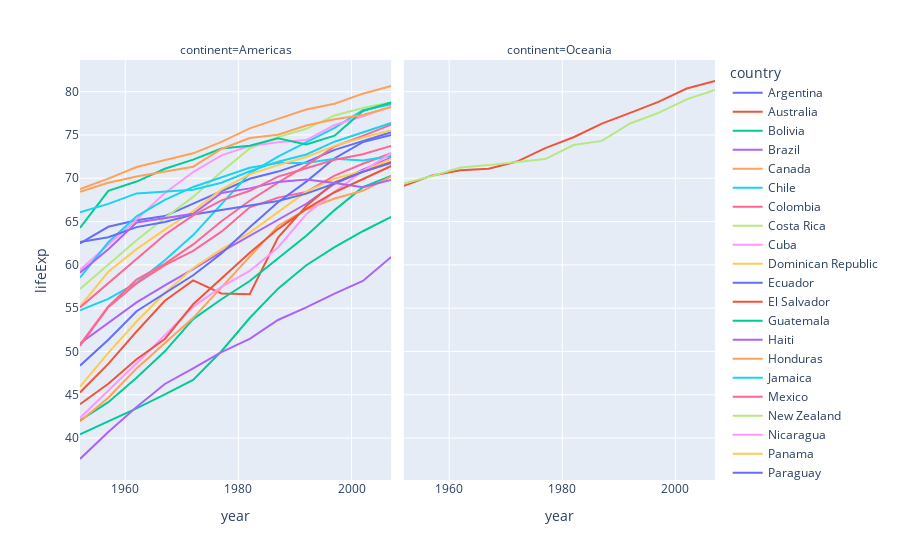

Notebook source saved alongside this figure:
### Markdown cell above
You can add more information to your plot, for example when you hover over a given data point. Add hover_name and hover_data arguments:
- Using: hover_name, the column iso_alpha displays in bold in the hover tooltip.
- Using: hover_data, the columns named 'pop' and 'gdpPercap' values appear at the bottom as extra data in the hover tooltip

### Code cell
fig = px.line(data_frame=df_facet, x="year", y="lifeExp", color='country', facet_col='continent',
             hover_name='iso_alpha',
             hover_data=['pop','gdpPercap'])
fig.show()

### Figure 1 — Plotly figure (JSON) as saved in the notebook; plotly's stock layout.template omitted (floating-point values rounded to 4 significant figures)
{"data": [{"customdata": [[17880000.0, 5911.0], [19610000.0, 6857.0], [21280000.0, 7133.0], [22930000.0, 8053.0], [24780000.0, 9443.0], [26980000.0, 10080.0], [29340000.0, 8998.0], [31620000.0, 9140.0], [33960000.0, 9308.0], [36200000.0, 10970.0], [38330000.0, 8798.0], [40300000.0, 12780.0]], "hovertemplate": "<b>%{hovertext}</b><br><br>country=Argentina<br>continent=Americas<br>year=%{x}<br>lifeExp=%{y}<br>pop=%{customdata[0]}<br>gdpPercap=%{customdata[1]}<extra></extra>", "hovertext": ["ARG", "ARG", "ARG", "ARG", "ARG", "ARG", "ARG", "ARG", "ARG", "ARG", "ARG", "ARG"], "legendgroup": "Argentina", "line": {"color": "#636efa", "dash": "solid"}, "marker": {"symbol": "circle"}, "mode": "lines", "name": "Argentina", "orientation": "v", "showlegend": true, "type": "scatter", "x": [1952, 1957, 1962, 1967, 1972, 1977, 1982, 1987, 1992, 1997, 2002, 2007], "xaxis": "x", "y": [62.48, 64.4, 65.14, 65.63, 67.06, 68.48, 69.94, 70.77, 71.87, 73.28, 74.34, 75.32], "yaxis": "y"}, {"customdata": [[8691000.0, 10040.0], [9713000.0, 10950.0], [10790000.0, 12220.0], [11870000.0, 14530.0], [13180000.0, 16790.0], [14070000.0, 18330.0], [15180000.0, 19480.0], [16260000.0, 21890.0], [17480000.0, 23420.0], [18570000.0, 27000.0], [19550000.0, 30690.0], [20430000.0, 34440.0]], "hovertemplate": "<b>%{hovertext}</b><br><br>country=Australia<br>continent=Oceania<br>year=%{x}<br>lifeExp=%{y}<br>pop=%{customdata[0]}<br>gdpPercap=%{customdata[1]}<extra></extra>", "hovertext": ["AUS", "AUS", "AUS", "AUS", "AUS", "AUS", "AUS", "AUS", "AUS", "AUS", "AUS", "AUS"], "legendgroup": "Australia", "line": {"color": "#EF553B", "dash": "solid"}, "marker": {"symbol": "circle"}, "mode": "lines", "name": "Australia", "orientation": "v", "showlegend": true, "type": "scatter", "x": [1952, 1957, 1962, 1967, 1972, 1977, 1982, 1987, 1992, 1997, 2002, 2007], "xaxis": "x2", "y": [69.12, 70.33, 70.93, 71.1, 71.93, 73.49, 74.74, 76.32, 77.56, 78.83, 80.37, 81.23], "yaxis": "y2"}, {"customdata": [[2883000.0, 2677.0], [3212000.0, 2128.0], [3594000.0, 2181.0], [4041000.0, 2587.0], [4566000.0, 2980.0], [5080000.0, 3548.0], [5642000.0, 3157.0], [6156000.0, 2754.0], [6893000.0, 2962.0], [7693000.0, 3326.0], [8445000.0, 3413.0], [9119000.0, 3822.0]], "hovertemplate": "<b>%{hovertext}</b><br><br>country=Bolivia<br>continent=Americas<br>year=%{x}<br>lifeExp=%{y}<br>pop=%{customdata[0]}<br>gdpPercap=%{customdata[1]}<extra></extra>", "hovertext": ["BOL", "BOL", "BOL", "BOL", "BOL", "BOL", "BOL", "BOL", "BOL", "BOL", "BOL", "BOL"], "legendgroup": "Bolivia", "line": {"color": "#00cc96", "dash": "solid"}, "marker": {"symbol": "circle"}, "mode": "lines", "name": "Bolivia", "orientation": "v", "showlegend": true, "type": "scatter", "x": [1952, 1957, 1962, 1967, 1972, 1977, 1982, 1987, 1992, 1997, 2002, 2007], "xaxis": "x", "y": [40.41, 41.89, 43.43, 45.03, 46.71, 50.02, 53.86, 57.25, 59.96, 62.05, 63.88, 65.55], "yaxis": "y"}, {"customdata": [[56600000.0, 2109.0], [65550000.0, 2487.0], [76040000.0, 3337.0], [88050000.0, 3430.0], [100800000.0, 4986.0], [114300000.0, 6660.0], [129000000.0, 7031.0], [142900000.0, 7807.0], [156000000.0, 6950.0], [168500000.0, 7958.0], [179900000.0, 8131.0], [190000000.0, 9066.0]], "hovertemplate": "<b>%{hovertext}</b><br><br>country=Brazil<br>continent=Americas<br>year=%{x}<br>lifeExp=%{y}<br>pop=%{customdata[0]}<br>gdpPercap=%{customdata[1]}<extra></extra>", "hovertext": ["BRA", "BRA", "BRA", "BRA", "BRA", "BRA", "BRA", "BRA", "BRA", "BRA", "BRA", "BRA"], "legendgroup": "Brazil", "line": {"color": "#ab63fa", "dash": "solid"}, "marker": {"symbol": "circle"}, "mode": "lines", "name": "Brazil", "orientation": "v", "showlegend": true, "type": "scatter", "x": [1952, 1957, 1962, 1967, 1972, 1977, 1982, 1987, 1992, 1997, 2002, 2007], "xaxis": "x", "y": [50.92, 53.28, 55.66, 57.63, 59.5, 61.49, 63.34, 65.2, 67.06, 69.39, 71.01, 72.39], "yaxis": "y"}, {"customdata": [[14790000.0, 11370.0], [17010000.0, 12490.0], [18990000.0, 13460.0], [20820000.0, 16080.0], [22280000.0, 18970.0], [23800000.0, 22090.0], [25200000.0, 22900.0], [26550000.0, 26630.0], [28520000.0, 26340.0], [30310000.0, 28950.0], [31900000.0, 33330.0], [33390000.0, 36320.0]], "hovertemplate": "<b>%{hovertext}</b><br><br>country=Canada<br>continent=Americas<br>year=%{x}<br>lifeExp=%{y}<br>pop=%{customdata[0]}<br>gdpPercap=%{customdata[1]}<extra></extra>", "hovertext": ["CAN", "CAN", "CAN", "CAN", "CAN", "CAN", "CAN", "CAN", "CAN", "CAN", "CAN", "CAN"], "legendgroup": "Canada", "line": {"color": "#FFA15A", "dash": "solid"}, "marker": {"symbol": "circle"}, "mode": "lines", "name": "Canada", "orientation": "v", "showlegend": true, "type": "scatter", "x": [1952, 1957, 1962, 1967, 1972, 1977, 1982, 1987, 1992, 1997, 2002, 2007], "xaxis": "x", "y": [68.75, 69.96, 71.3, 72.13, 72.88, 74.21, 75.76, 76.86, 77.95, 78.61, 79.77, 80.65], "yaxis": "y"}, {"customdata": [[6378000.0, 3940.0], [7048000.0, 4316.0], [7961000.0, 4519.0], [8859000.0, 5107.0], [9718000.0, 5494.0], [10600000.0, 4757.0], [11490000.0, 5096.0], [12460000.0, 5547.0], [13570000.0, 7596.0], [14600000.0, 10120.0], [15500000.0, 10780.0], [16280000.0, 13170.0]], "hovertemplate": "<b>%{hovertext}</b><br><br>country=Chile<br>continent=Americas<br>year=%{x}<br>lifeExp=%{y}<br>pop=%{customdata[0]}<br>gdpPercap=%{customdata[1]}<extra></extra>", "hovertext": ["CHL", "CHL", "CHL", "CHL", "CHL", "CHL", "CHL", "CHL", "CHL", "CHL", "CHL", "CHL"], "legendgroup": "Chile", "line": {"color": "#19d3f3", "dash": "solid"}, "marker": {"symbol": "circle"}, "mode": "lines", "name": "Chile", "orientation": "v", "showlegend": true, "type": "scatter", "x": [1952, 1957, 1962, 1967, 1972, 1977, 1982, 1987, 1992, 1997, 2002, 2007], "xaxis": "x", "y": [54.74, 56.07, 57.92, 60.52, 63.44, 67.05, 70.56, 72.49, 74.13, 75.82, 77.86, 78.55], "yaxis": "y"}, {"customdata": [[12350000.0, 2144.0], [14490000.0, 2324.0], [17010000.0, 2492.0], [19760000.0, 2679.0], [22540000.0, 3265.0], [25090000.0, 3816.0], [27760000.0, 4398.0], [30960000.0, 4903.0], [34200000.0, 5445.0], [37660000.0, 6117.0], [41010000.0, 5755.0], [44230000.0, 7007.0]], "hovertemplate": "<b>%{hovertext}</b><br><br>country=Colombia<br>continent=Americas<br>year=%{x}<br>lifeExp=%{y}<br>pop=%{customdata[0]}<br>gdpPercap=%{customdata[1]}<extra></extra>", "hovertext": ["COL", "COL", "COL", "COL", "COL", "COL", "COL", "COL", "COL", "COL", "COL", "COL"], "legendgroup": "Colombia", "line": {"color": "#FF6692", "dash": "solid"}, "marker": {"symbol": "circle"}, "mode": "lines", "name": "Colombia", "orientation": "v", "showlegend": true, "type": "scatter", "x": [1952, 1957, 1962, 1967, 1972, 1977, 1982, 1987, 1992, 1997, 2002, 2007], "xaxis": "x", "y": [50.64, 55.12, 57.86, 59.96, 61.62, 63.84, 66.65, 67.77, 68.42, 70.31, 71.68, 72.89], "yaxis": "y"}, {"customdata": [[926300.0, 2627.0], [1112000.0, 2990.0], [1345000.0, 3461.0], [1589000.0, 4162.0], [1835000.0, 5118.0], [2108000.0, 5927.0], [2424000.0, 5263.0], [2800000.0, 5630.0], [3173000.0, 6160.0], [3518000.0, 6677.0], [3835000.0, 7723.0], [4134000.0, 9645.0]], "hovertemplate": "<b>%{hovertext}</b><br><br>country=Costa Rica<br>continent=Americas<br>year=%{x}<br>lifeExp=%{y}<br>pop=%{customdata[0]}<br>gdpPercap=%{customdata[1]}<extra></extra>", "hovertext": ["CRI", "CRI", "CRI", "CRI", "CRI", "CRI", "CRI", "CRI", "CRI", "CRI", "CRI", "CRI"], "legendgroup": "Costa Rica", "line": {"color": "#B6E880", "dash": "solid"}, "marker": {"symbol": "circle"}, "mode": "lines", "name": "Costa Rica", "orientation": "v", "showlegend": true, "type": "scatter", "x": [1952, 1957, 1962, 1967, 1972, 1977, 1982, 1987, 1992, 1997, 2002, 2007], "xaxis": "x", "y": [57.21, 60.03, 62.84, 65.42, 67.85, 70.75, 73.45, 74.75, 75.71, 77.26, 78.12, 78.78], "yaxis": "y"}, {"customdata": [[6008000.0, 5587.0], [6641000.0, 6092.0], [7254000.0, 5181.0], [8139000.0, 5690.0], [8831000.0, 5305.0], [9538000.0, 6380.0], [9789000.0, 7317.0], [10240000.0, 7533.0], [10720000.0, 5593.0], [10980000.0, 5432.0], [11230000.0, 6341.0], [11420000.0, 8948.0]], "hovertemplate": "<b>%{hovertext}</b><br><br>country=Cuba<br>continent=Americas<br>year=%{x}<br>lifeExp=%{y}<br>pop=%{customdata[0]}<br>gdpPercap=%{customdata[1]}<extra></extra>", "hovertext": ["CUB", "CUB", "CUB", "CUB", "CUB", "CUB", "CUB", "CUB", "CUB", "CUB", "CUB", "CUB"], "legendgroup": "Cuba", "line": {"color": "#FF97FF", "dash": "solid"}, "marker": {"symbol": "circle"}, "mode": "lines", "name": "Cuba", "orientation": "v", "showlegend": true, "type": "scatter", "x": [1952, 1957, 1962, 1967, 1972, 1977, 1982, 1987, 1992, 1997, 2002, 2007], "xaxis": "x", "y": [59.42, 62.33, 65.25, 68.29, 70.72, 72.65, 73.72, 74.17, 74.41, 76.15, 77.16, 78.27], "yaxis": "y"}, {"customdata": [[2491000.0, 1398.0], [2923000.0, 1544.0], [3453000.0, 1662.0], [4049000.0, 1654.0], [4671000.0, 2190.0], [5303000.0, 2682.0], [5968000.0, 2861.0], [6655000.0, 2900.0], [7351000.0, 3044.0], [7992000.0, 3614.0], [8650000.0, 4564.0], [9320000.0, 6025.0]], "hovertemplate": "<b>%{hovertext}</b><br><br>country=Dominican Republic<br>continent=Americas<br>year=%{x}<br>lifeExp=%{y}<br>pop=%{customdata[0]}<br>gdpPercap=%{customdata[1]}<extra></extra>", "hovertext": ["DOM", "DOM", "DOM", "DOM", "DOM", "DOM", "DOM", "DOM", "DOM", "DOM", "DOM", "DOM"], "legendgroup": "Dominican Republic", "line": {"color": "#FECB52", "dash": "solid"}, "marker": {"symbol": "circle"}, "mode": "lines", "name": "Dominican Republic", "orientation": "v", "showlegend": true, "type": "scatter", "x": [1952, 1957, 1962, 1967, 1972, 1977, 1982, 1987, 1992, 1997, 2002, 2007], "xaxis": "x", "y": [45.93, 49.83, 53.46, 56.75, 59.63, 61.79, 63.73, 66.05, 68.46, 69.96, 70.85, 72.23], "yaxis": "y"}, {"customdata": [[3549000.0, 3522.0], [4058000.0, 3781.0], [4682000.0, 4086.0], [5432000.0, 4579.0], [6299000.0, 5281.0], [7279000.0, 6680.0], [8366000.0, 7214.0], [9545000.0, 6482.0], [10750000.0, 7104.0], [11910000.0, 7429.0], [12920000.0, 5773.0], [13760000.0, 6873.0]], "hovertemplate": "<b>%{hovertext}</b><br><br>country=Ecuador<br>continent=Americas<br>year=%{x}<br>lifeExp=%{y}<br>pop=%{customdata[0]}<br>gdpPercap=%{customdata[1]}<extra></extra>", "hovertext": ["ECU", "ECU", "ECU", "ECU", "ECU", "ECU", "ECU", "ECU", "ECU", "ECU", "ECU", "ECU"], "legendgroup": "Ecuador", "line": {"color": "#636efa", "dash": "solid"}, "marker": {"symbol": "circle"}, "mode": "lines", "name": "Ecuador", "orientation": "v", "showlegend": true, "type": "scatter", "x": [1952, 1957, 1962, 1967, 1972, 1977, 1982, 1987, 1992, 1997, 2002, 2007], "xaxis": "x", "y": [48.36, 51.36, 54.64, 56.68, 58.8, 61.31, 64.34, 67.23, 69.61, 72.31, 74.17, 74.99], "yaxis": "y"}, {"customdata": [[2043000.0, 3048.0], [2356000.0, 3422.0], [2748000.0, 3777.0], [3233000.0, 4359.0], [3791000.0, 4520.0], [4283000.0, 5139.0], [4475000.0, 4098.0], [4842000.0, 4140.0], [5275000.0, 4444.0], [5783000.0, 5155.0], [6354000.0, 5352.0], [6940000.0, 5728.0]], "hovertemplate": "<b>%{hovertext}</b><br><br>country=El Salvador<br>continent=Americas<br>year=%{x}<br>lifeExp=%{y}<br>pop=%{customdata[0]}<br>gdpPercap=%{customdata[1]}<extra></extra>", "hovertext": ["SLV", "SLV", "SLV", "SLV", "SLV", "SLV", "SLV", "SLV", "SLV", "SLV", "SLV", "SLV"], "legendgroup": "El Salvador", "line": {"color": "#EF553B", "dash": "solid"}, "marker": {"symbol": "circle"}, "mode": "lines", "name": "El Salvador", "orientation": "v", "showlegend": true, "type": "scatter", "x": [1952, 1957, 1962, 1967, 1972, 1977, 1982, 1987, 1992, 1997, 2002, 2007], "xaxis": "x", "y": [45.26, 48.57, 52.31, 55.85, 58.21, 56.7, 56.6, 63.15, 66.8, 69.53, 70.73, 71.88], "yaxis": "y"}, {"customdata": [[3146000.0, 2428.0], [3641000.0, 2617.0], [4209000.0, 2750.0], [4691000.0, 3243.0], [5150000.0, 4031.0], [5703000.0, 4880.0], [6396000.0, 4820.0], [7326000.0, 4246.0], [8487000.0, 4439.0], [9804000.0, 4684.0], [11180000.0, 4858.0], [12570000.0, 5186.0]], "hovertemplate": "<b>%{hovertext}</b><br><br>country=Guatemala<br>continent=Americas<br>year=%{x}<br>lifeExp=%{y}<br>pop=%{customdata[0]}<br>gdpPercap=%{customdata[1]}<extra></extra>", "hovertext": ["GTM", "GTM", "GTM", "GTM", "GTM", "GTM", "GTM", "GTM", "GTM", "GTM", "GTM", "GTM"], "legendgroup": "Guatemala", "line": {"color": "#00cc96", "dash": "solid"}, "marker": {"symbol": "circle"}, "mode": "lines", "name": "Guatemala", "orientation": "v", "showlegend": true, "type": "scatter", "x": [1952, 1957, 1962, 1967, 1972, 1977, 1982, 1987, 1992, 1997, 2002, 2007], "xaxis": "x", "y": [42.02, 44.14, 46.95, 50.02, 53.74, 56.03, 58.14, 60.78, 63.37, 66.32, 68.98, 70.26], "yaxis": "y"}, {"customdata": [[3201000.0, 1840.0], [3508000.0, 1727.0], [3880000.0, 1797.0], [4318000.0, 1452.0], [4698000.0, 1654.0], [4909000.0, 1874.0], [5198000.0, 2011.0], [5756000.0, 1823.0], [6327000.0, 1456.0], [6914000.0, 1342.0], [7608000.0, 1270.0], [8503000.0, 1202.0]], "hovertemplate": "<b>%{hovertext}</b><br><br>country=Haiti<br>continent=Americas<br>year=%{x}<br>lifeExp=%{y}<br>pop=%{customdata[0]}<br>gdpPercap=%{customdata[1]}<extra></extra>", "hovertext": ["HTI", "HTI", "HTI", "HTI", "HTI", "HTI", "HTI", "HTI", "HTI", "HTI", "HTI", "HTI"], "legendgroup": "Haiti", "line": {"color": "#ab63fa", "dash": "solid"}, "marker": {"symbol": "circle"}, "mode": "lines", "name": "Haiti", "orientation": "v", "showlegend": true, "type": "scatter", "x": [1952, 1957, 1962, 1967, 1972, 1977, 1982, 1987, 1992, 1997, 2002, 2007], "xaxis": "x", "y": [37.58, 40.7, 43.59, 46.24, 48.04, 49.92, 51.46, 53.64, 55.09, 56.67, 58.14, 60.92], "yaxis": "y"}, {"customdata": [[1517000.0, 2195.0], [1770000.0, 2220.0], [2090000.0, 2291.0], [2501000.0, 2538.0], [2965000.0, 2530.0], [3055000.0, 3203.0], [3669000.0, 3122.0], [4372000.0, 3023.0], [5077000.0, 3082.0], [5868000.0, 3160.0], [6677000.0, 3100.0], [7484000.0, 3548.0]], "hovertemplate": "<b>%{hovertext}</b><br><br>country=Honduras<br>continent=Americas<br>year=%{x}<br>lifeExp=%{y}<br>pop=%{customdata[0]}<br>gdpPercap=%{customdata[1]}<extra></extra>", "hovertext": ["HND", "HND", "HND", "HND", "HND", "HND", "HND", "HND", "HND", "HND", "HND", "HND"], "legendgroup": "Honduras", "line": {"color": "#FFA15A", "dash": "solid"}, "marker": {"symbol": "circle"}, "mode": "lines", "name": "Honduras", "orientation": "v", "showlegend": true, "type": "scatter", "x": [1952, 1957, 1962, 1967, 1972, 1977, 1982, 1987, 1992, 1997, 2002, 2007], "xaxis": "x", "y": [41.91, 44.66, 48.04, 50.92, 53.88, 57.4, 60.91, 64.49, 66.4, 67.66, 68.56, 70.2], "yaxis": "y"}, {"customdata": [[1426000.0, 2899.0], [1535000.0, 4757.0], [1665000.0, 5246.0], [1861000.0, 6125.0], [1998000.0, 7434.0], [2157000.0, 6650.0], [2298000.0, 6068.0], [2327000.0, 6351.0], [2379000.0, 7405.0], [2531000.0, 7122.0], [2665000.0, 6995.0], [2780000.0, 7321.0]], "hovertemplate": "<b>%{hovertext}</b><br><br>country=Jamaica<br>continent=Americas<br>year=%{x}<br>lifeExp=%{y}<br>pop=%{customdata[0]}<br>gdpPercap=%{customdata[1]}<extra></extra>", "hovertext": ["JAM", "JAM", "JAM", "JAM", "JAM", "JAM", "JAM", "JAM", "JAM", "JAM", "JAM", "JAM"], "legendgroup": "Jamaica", "line": {"color": "#19d3f3", "dash": "solid"}, "marker": {"symbol": "circle"}, "mode": "lines", "name": "Jamaica", "orientation": "v", "showlegend": true, "type": "scatter", "x": [1952, 1957, 1962, 1967, 1972, 1977, 1982, 1987, 1992, 1997, 2002, 2007], "xaxis": "x", "y": [58.53, 62.61, 65.61, 67.51, 69.0, 70.11, 71.21, 71.77, 71.77, 72.26, 72.05, 72.57], "yaxis": "y"}, {"customdata": [[30140000.0, 3478.0], [35020000.0, 4132.0], [41120000.0, 4582.0], [48000000.0, 5755.0], [55980000.0, 6809.0], [63760000.0, 7675.0], [71640000.0, 9611.0], [80120000.0, 8688.0], [88110000.0, 9472.0], [95900000.0, 9767.0], [102500000.0, 10740.0], [108700000.0, 11980.0]], "hovertemplate": "<b>%{hovertext}</b><br><br>country=Mexico<br>continent=Americas<br>year=%{x}<br>lifeExp=%{y}<br>pop=%{customdata[0]}<br>gdpPercap=%{customdata[1]}<extra></extra>", "hovertext": ["MEX", "MEX", "MEX", "MEX", "MEX", "MEX", "MEX", "MEX", "MEX", "MEX", "MEX", "MEX"], "legendgroup": "Mexico", "line": {"color": "#FF6692", "dash": "solid"}, "marker": {"symbol": "circle"}, "mode": "lines", "name": "Mexico", "orientation": "v", "showlegend": true, "type": "scatter", "x": [1952, 1957, 1962, 1967, 1972, 1977, 1982, 1987, 1992, 1997, 2002, 2007], "xaxis": "x", "y": [50.79, 55.19, 58.3, 60.11, 62.36, 65.03, 67.41, 69.5, 71.45, 73.67, 74.9, 76.19], "yaxis": "y"}, {"customdata": [[1995000.0, 10560.0], [2229000.0, 12250.0], [2489000.0, 13180.0], [2728000.0, 14460.0], [2929000.0, 16050.0], [3165000.0, 16230.0], [3211000.0, 17630.0], [3317000.0, 19010.0], [3438000.0, 18360.0], [3676000.0, 21050.0], [3908000.0, 23190.0], [4116000.0, 25190.0]], "hovertemplate": "<b>%{hovertext}</b><br><br>country=New Zealand<br>continent=Oceania<br>year=%{x}<br>lifeExp=%{y}<br>pop=%{customdata[0]}<br>gdpPercap=%{customdata[1]}<extra></extra>", "hovertext": ["NZL", "NZL", "NZL", "NZL", "NZL", "NZL", "NZL", "NZL", "NZL", "NZL", "NZL", "NZL"], "legendgroup": "New Zealand", "line": {"color": "#B6E880", "dash": "solid"}, "marker": {"symbol": "circle"}, "mode": "lines", "name": "New Zealand", "orientation": "v", "showlegend": true, "type": "scatter", "x": [1952, 1957, 1962, 1967, 1972, 1977, 1982, 1987, 1992, 1997, 2002, 2007], "xaxis": "x2", "y": [69.39, 70.26, 71.24, 71.52, 71.89, 72.22, 73.84, 74.32, 76.33, 77.55, 79.11, 80.2], "yaxis": "y2"}, {"customdata": [[1166000.0, 3112.0], [1359000.0, 3457.0], [1591000.0, 3634.0], [1865000.0, 4643.0], [2183000.0, 4689.0], [2555000.0, 5486.0], [2979000.0, 3470.0], [3344000.0, 2956.0], [4018000.0, 2170.0], [4610000.0, 2253.0], [5147000.0, 2475.0], [5675000.0, 2749.0]], "hovertemplate": "<b>%{hovertext}</b><br><br>country=Nicaragua<br>continent=Americas<br>year=%{x}<br>lifeExp=%{y}<br>pop=%{customdata[0]}<br>gdpPercap=%{customdata[1]}<extra></extra>", "hovertext": ["NIC", "NIC", "NIC", "NIC", "NIC", "NIC", "NIC", "NIC", "NIC", "NIC", "NIC", "NIC"], "legendgroup": "Nicaragua", "line": {"color": "#FF97FF", "dash": "solid"}, "marker": {"symbol": "circle"}, "mode": "lines", "name": "Nicaragua", "orientation": "v", "showlegend": true, "type": "scatter", "x": [1952, 1957, 1962, 1967, 1972, 1977, 1982, 1987, 1992, 1997, 2002, 2007], "xaxis": "x", "y": [42.31, 45.43, 48.63, 51.88, 55.15, 57.47, 59.3, 62.01, 65.84, 68.43, 70.84, 72.9], "yaxis": "y"}, {"customdata": [[940100.0, 2480.0], [1064000.0, 2962.0], [1216000.0, 3537.0], [1405000.0, 4421.0], [1616000.0, 5364.0], [1840000.0, 5352.0], [2036000.0, 7010.0], [2254000.0, 7035.0], [2485000.0, 6619.0], [2735000.0, 7114.0], [2991000.0, 7356.0], [3242000.0, 9809.0]], "hovertemplate": "<b>%{hovertext}</b><br><br>country=Panama<br>continent=Americas<br>year=%{x}<br>lifeExp=%{y}<br>pop=%{customdata[0]}<br>gdpPercap=%{customdata[1]}<extra></extra>", "hovertext": ["PAN", "PAN", "PAN", "PAN", "PAN", "PAN", "PAN", "PAN", "PAN", "PAN", "PAN", "PAN"], "legendgroup": "Panama", "line": {"color": "#FECB52", "dash": "solid"}, "marker": {"symbol": "circle"}, "mode": "lines", "name": "Panama", "orientation": "v", "showlegend": true, "type": "scatter", "x": [1952, 1957, 1962, 1967, 1972, 1977, 1982, 1987, 1992, 1997, 2002, 2007], "xaxis": "x", "y": [55.19, 59.2, 61.82, 64.07, 66.22, 68.68, 70.47, 71.52, 72.46, 73.74, 74.71, 75.54], "yaxis": "y"}, {"customdata": [[1556000.0, 1952.0], [1771000.0, 2046.0], [2010000.0, 2148.0], [2288000.0, 2299.0], [2614000.0, 2523.0], [2984000.0, 3248.0], [3366000.0, 4259.0], [3887000.0, 3999.0], [4484000.0, 4196.0], [5154000.0, 4247.0], [5884000.0, 3784.0], [6667000.0, 4173.0]], "hovertemplate": "<b>%{hovertext}</b><br><br>country=Paraguay<br>continent=Americas<br>year=%{x}<br>lifeExp=%{y}<br>pop=%{customdata[0]}<br>gdpPercap=%{customdata[1]}<extra></extra>", "hovertext": ["PRY", "PRY", "PRY", "PRY", "PRY", "PRY", "PRY", "PRY", "PRY", "PRY", "PRY", "PRY"], "legendgroup": "Paraguay", "line": {"color": "#636efa", "dash": "solid"}, "marker": {"symbol": "circle"}, "mode": "lines", "name": "Paraguay", "orientation": "v", "showlegend": true, "type": "scatter", "x": [1952, 1957, 1962, 1967, 1972, 1977, 1982, 1987, 1992, 1997, 2002, 2007], "xaxis": "x", "y": [62.65, 63.2, 64.36, 64.95, 65.81, 66.35, 66.87, 67.38, 68.22, 69.4, 70.75, 71.75], "yaxis": "y"}, {"customdata": [[8026000.0, 3759.0], [9146000.0, 4245.0], [10520000.0, 4957.0], [12130000.0, 5788.0], [13950000.0, 5938.0], [15990000.0, 6281.0], [18130000.0, 6435.0], [20200000.0, 6361.0], [22430000.0, 4446.0], [24750000.0, 5838.0], [26770000.0, 5909.0], [28670000.0, 7409.0]], "hovertemplate": "<b>%{hovertext}</b><br><br>country=Peru<br>continent=Americas<br>year=%{x}<br>lifeExp=%{y}<br>pop=%{customdata[0]}<br>gdpPercap=%{customdata[1]}<extra></extra>", "hovertext": ["PER", "PER", "PER", "PER", "PER", "PER", "PER", "PER", "PER", "PER", "PER", "PER"], "legendgroup": "Peru", "line": {"color": "#EF553B", "dash": "solid"}, "marker": {"symbol": "circle"}, "mode": "lines", "name": "Peru", "orientation": "v", "showlegend": true, "type": "scatter", "x": [1952, 1957, 1962, 1967, 1972, 1977, 1982, 1987, 1992, 1997, 2002, 2007], "xaxis": "x", "y": [43.9, 46.26, 49.1, 51.45, 55.45, 58.45, 61.41, 64.13, 66.46, 68.39, 69.91, 71.42], "yaxis": "y"}, {"customdata": [[2227000.0, 3082.0], [2260000.0, 3907.0], [2448000.0, 5108.0], [2649000.0, 6929.0], [2847000.0, 9123.0], [3081000.0, 9771.0], [3279000.0, 10330.0], [3444000.0, 12280.0], [3585000.0, 14640.0], [3759000.0, 17000.0], [3860000.0, 18860.0], [3942000.0, 19330.0]], "hovertemplate": "<b>%{hovertext}</b><br><br>country=Puerto Rico<br>continent=Americas<br>year=%{x}<br>lifeExp=%{y}<br>pop=%{customdata[0]}<br>gdpPercap=%{customdata[1]}<extra></extra>", "hovertext": ["PRI", "PRI", "PRI", "PRI", "PRI", "PRI", "PRI", "PRI", "PRI", "PRI", "PRI", "PRI"], "legendgroup": "Puerto Rico", "line": {"color": "#00cc96", "dash": "solid"}, "marker": {"symbol": "circle"}, "mode": "lines", "name": "Puerto Rico", "orientation": "v", "showlegend": true, "type": "scatter", "x": [1952, 1957, 1962, 1967, 1972, 1977, 1982, 1987, 1992, 1997, 2002, 2007], "xaxis": "x", "y": [64.28, 68.54, 69.62, 71.1, 72.16, 73.44, 73.75, 74.63, 73.91, 74.92, 77.78, 78.75], "yaxis": "y"}, {"customdata": [[662800.0, 3023.0], [764900.0, 4100.0], [887500.0, 4998.0], [960200.0, 5621.0], [975200.0, 6620.0], [1039000.0, 7900.0], [1116000.0, 9120.0], [1191000.0, 7389.0], [1184000.0, 7371.0], [1138000.0, 8793.0], [1102000.0, 11460.0], [1057000.0, 18010.0]], "hovertemplate": "<b>%{hovertext}</b><br><br>country=Trinidad and Tobago<br>continent=Americas<br>year=%{x}<br>lifeExp=%{y}<br>pop=%{customdata[0]}<br>gdpPercap=%{customdata[1]}<extra></extra>", "hovertext": ["TTO", "TTO", "TTO", "TTO", "TTO", "TTO", "TTO", "TTO", "TTO", "TTO", "TTO", "TTO"], "legendgroup": "Trinidad and Tobago", "line": {"color": "#ab63fa", "dash": "solid"}, "marker": {"symbol": "circle"}, "mode": "lines", "name": "Trinidad and Tobago", "orientation": "v", "showlegend": true, "type": "scatter", "x": [1952, 1957, 1962, 1967, 1972, 1977, 1982, 1987, 1992, 1997, 2002, 2007], "xaxis": "x", "y": [59.1, 61.8, 64.9, 65.4, 65.9, 68.3, 68.83, 69.58, 69.86, 69.47, 68.98, 69.82], "yaxis": "y"}, {"customdata": [[157600000.0, 13990.0], [172000000.0, 14850.0], [186500000.0, 16170.0], [198700000.0, 19530.0], [209900000.0, 21810.0], [220200000.0, 24070.0], [232200000.0, 25010.0], [242800000.0, 29880.0], [256900000.0, 32000.0], [272900000.0, 35770.0], [287700000.0, 39100.0], [301100000.0, 42950.0]], "hovertemplate": "<b>%{hovertext}</b><br><br>country=United States<br>continent=Americas<br>year=%{x}<br>lifeExp=%{y}<br>pop=%{customdata[0]}<br>gdpPercap=%{customdata[1]}<extra></extra>", "hovertext": ["USA", "USA", "USA", "USA", "USA", "USA", "USA", "USA", "USA", "USA", "USA", "USA"], "legendgroup": "United States", "line": {"color": "#FFA15A", "dash": "solid"}, "marker": {"symbol": "circle"}, "mode": "lines", "name": "United States", "orientation": "v", "showlegend": true, "type": "scatter", "x": [1952, 1957, 1962, 1967, 1972, 1977, 1982, 1987, 1992, 1997, 2002, 2007], "xaxis": "x", "y": [68.44, 69.49, 70.21, 70.76, 71.34, 73.38, 74.65, 75.02, 76.09, 76.81, 77.31, 78.24], "yaxis": "y"}, {"customdata": [[2253000.0, 5717.0], [2425000.0, 6151.0], [2598000.0, 5603.0], [2749000.0, 5445.0], [2830000.0, 5703.0], [2874000.0, 6504.0], [2954000.0, 6920.0], [3045000.0, 7452.0], [3149000.0, 8137.0], [3263000.0, 9230.0], [3363000.0, 7727.0], [3447000.0, 10610.0]], "hovertemplate": "<b>%{hovertext}</b><br><br>country=Uruguay<br>continent=Americas<br>year=%{x}<br>lifeExp=%{y}<br>pop=%{customdata[0]}<br>gdpPercap=%{customdata[1]}<extra></extra>", "hovertext": ["URY", "URY", "URY", "URY", "URY", "URY", "URY", "URY", "URY", "URY", "URY", "URY"], "legendgroup": "Uruguay", "line": {"color": "#19d3f3", "dash": "solid"}, "marker": {"symbol": "circle"}, "mode": "lines", "name": "Uruguay", "orientation": "v", "showlegend": true, "type": "scatter", "x": [1952, 1957, 1962, 1967, 1972, 1977, 1982, 1987, 1992, 1997, 2002, 2007], "xaxis": "x", "y": [66.07, 67.04, 68.25, 68.47, 68.67, 69.48, 70.81, 71.92, 72.75, 74.22, 75.31, 76.38], "yaxis": "y"}, {"customdata": [[5440000.0, 7690.0], [6703000.0, 9802.0], [8143000.0, 8423.0], [9710000.0, 9541.0], [11520000.0, 10510.0], [13500000.0, 13140.0], [15620000.0, 11150.0], [17910000.0, 9884.0], [20270000.0, 10730.0], [22370000.0, 10170.0], [24290000.0, 8605.0], [26080000.0, 11420.0]], "hovertemplate": "<b>%{hovertext}</b><br><br>country=Venezuela<br>continent=Americas<br>year=%{x}<br>lifeExp=%{y}<br>pop=%{customdata[0]}<br>gdpPercap=%{customdata[1]}<extra></extra>", "hovertext": ["VEN", "VEN", "VEN", "VEN", "VEN", "VEN", "VEN", "VEN", "VEN", "VEN", "VEN", "VEN"], "legendgroup": "Venezuela", "line": {"color": "#FF6692", "dash": "solid"}, "marker": {"symbol": "circle"}, "mode": "lines", "name": "Venezuela", "orientation": "v", "showlegend": true, "type": "scatter", "x": [1952, 1957, 1962, 1967, 1972, 1977, 1982, 1987, 1992, 1997, 2002, 2007], "xaxis": "x", "y": [55.09, 57.91, 60.77, 63.48, 65.71, 67.46, 68.56, 70.19, 71.15, 72.15, 72.77, 73.75], "yaxis": "y"}], "layout": {"annotations": [{"font": {}, "showarrow": false, "text": "continent=Americas", "x": 0.245, "xanchor": "center", "xref": "paper", "y": 1, "yanchor": "bottom", "yref": "paper"}, {"font": {}, "showarrow": false, "text": "continent=Oceania", "x": 0.755, "xanchor": "center", "xref": "paper", "y": 1, "yanchor": "bottom", "yref": "paper"}], "legend": {"title": {"text": "country"}, "tracegroupgap": 0}, "margin": {"t": 60}, "xaxis": {"anchor": "y", "domain": [0, 0.49], "title": {"text": "year"}}, "xaxis2": {"anchor": "y2", "domain": [0.51, 1], "matches": "x", "title": {"text": "year"}}, "yaxis": {"anchor": "x", "domain": [0, 1], "title": {"text": "lifeExp"}}, "yaxis2": {"anchor": "x2", "domain": [0, 1], "matches": "y", "showticklabels": false}}}
